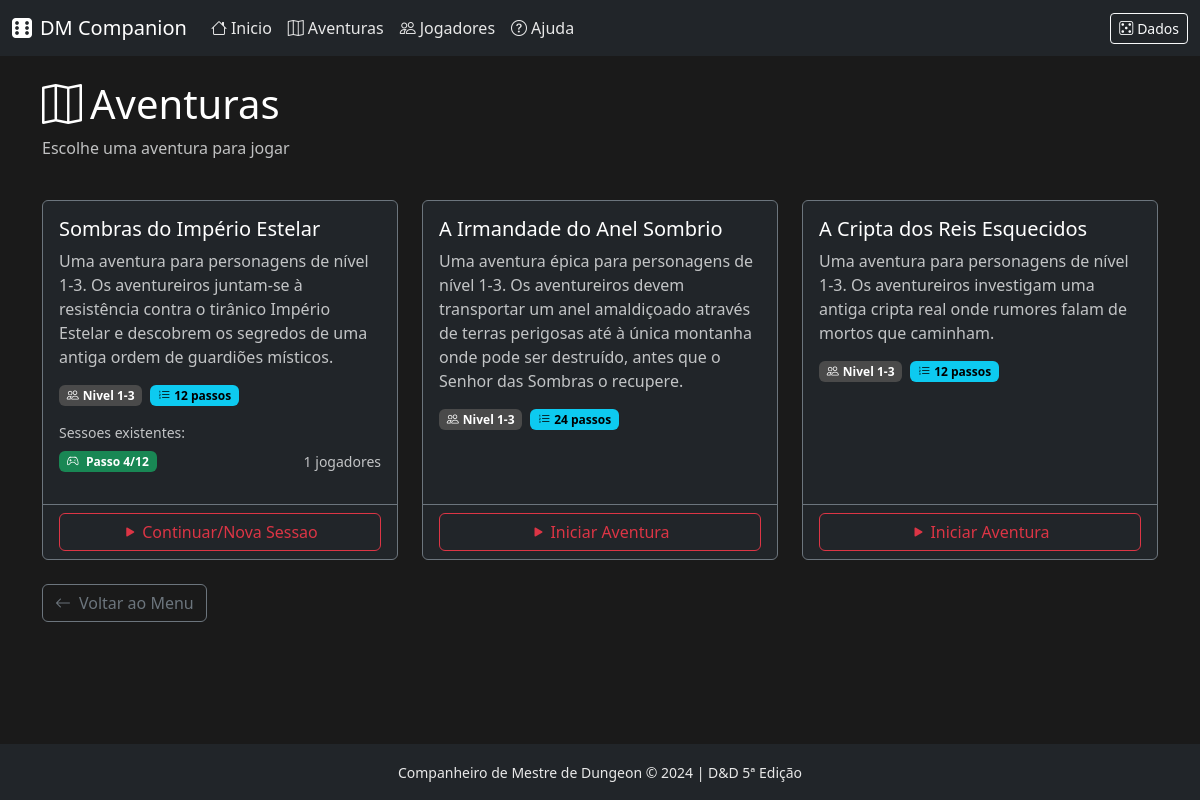
The page /aventura/ on the database its author committed.
### app/models/session.py (models this page shows, shortened)
class GameSession(db.Model):
    __tablename__ = 'game_sessions'
    id = db.Column(db.Integer, primary_key=True)
    nome = db.Column(db.String(200), nullable=False)
    quest_id = db.Column(db.String(100), nullable=True)  # Referencia ao JSON da aventura
    passo_atual = db.Column(db.Integer, default=1)
    estado = db.Column(db.String(50), default='activa')  # activa, pausada, terminada
    criado_em = db.Column(db.DateTime, default=datetime.utcnow)
    atualizado_em = db.Column(db.DateTime, default=datetime.utcnow, onupdate=datetime.utcnow)
    notas = db.Column(db.Text, default='')
    sessao_iniciada_em = db.Column(db.DateTime, nullable=True)
    sessao_pausada_em = db.Column(db.DateTime, nullable=True)
    tempo_total_segundos = db.Column(db.Integer, default=0)  # Tempo acumulado de jogo
    tempo_jogo_inicio = db.Column(db.String(50), default="08:00")  # HH:MM formato
    tempo_jogo_atual = db.Column(db.String(50), default="08:00")
    dia_jogo_atual = db.Column(db.Integer, default=1)
    turnos_exploracao_total = db.Column(db.Integer, default=0)  # Turnos de 10 minutos
    ultimo_descanso_curto = db.Column(db.DateTime, nullable=True)  # 1 hora
    ultimo_descanso_longo = db.Column(db.DateTime, nullable=True)  # 8 horas
    jogadores = db.relationship(
        'SessionPlayer',
        backref='sessao',
        lazy='dynamic',
        cascade='all, delete-orphan'
    )
    combate = db.relationship(
        'SessionCombat',
        backref='sessao',
        uselist=False,
        cascade='all, delete-orphan'
    )
    @classmethod
    def count_for_quest(cls, quest_id):
        return cls.query.filter_by(quest_id=quest_id).filter(
            cls.estado.in_(['activa', 'pausada'])
        ).count()
    @classmethod
    def get_for_quest(cls, quest_id):
        return cls.query.filter_by(quest_id=quest_id).order_by(
            cls.atualizado_em.desc()
        ).all()
    @classmethod
    def can_create_for_quest(cls, quest_id):
        return cls.count_for_quest(quest_id) < 3

### app/routes/quest.py (the view)
@quest_bp.route('/')
def list_quests():
    loader = QuestLoader()
    quests = loader.get_all_quests()
    quests_data = []
    for quest in quests:
        quest_info = {
            'quest': quest,
            'sessions': session_service.get_sessions_for_quest(quest.id),
            'session_count': session_service.count_sessions_for_quest(quest.id),
            'can_create': session_service.can_create_session_for_quest(quest.id)
        }
        quests_data.append(quest_info)
    return render_template('quest/list.html', quests_data=quests_data)

### app/services/quest_loader.py (called while the page is built)
    def _get_quests_folder(self) -> str:
        return current_app.config.get('QUESTS_FOLDER', 'app/data/quests')

    def get_all_quests(self) -> list:
        quests = []
        quests_folder = self._get_quests_folder()
        if not os.path.exists(quests_folder):
            return quests
        for filename in os.listdir(quests_folder):
            if filename.endswith('.json'):
                quest_id = filename[:-5]  # Remover .json
                quest = self.get_quest(quest_id)
                if quest:
                    quests.append(quest)
        return quests

    def get_quest(self, quest_id: str) -> Quest | None:
        if quest_id in self._quests_cache:
            return self._quests_cache[quest_id]
        quests_folder = self._get_quests_folder()
        filepath = os.path.join(quests_folder, f'{quest_id}.json')
        if not os.path.exists(filepath):
            return None
        with open(filepath, 'r', encoding='utf-8') as f:
            data = json.load(f)
        quest = self._parse_quest(quest_id, data)
        self._quests_cache[quest_id] = quest
        return quest

### app/services/session_service.py (called while the page is built)
    def get_sessions_for_quest(self, quest_id):
        return GameSession.get_for_quest(quest_id)

    def count_sessions_for_quest(self, quest_id):
        return GameSession.count_for_quest(quest_id)

    def can_create_session_for_quest(self, quest_id):
        return GameSession.can_create_for_quest(quest_id)

### app/templates/quest/list.html (shortened to what this page needs)
{% extends "base.html" %}
{% block content %}
<div class="container py-4">
    <div class="row mb-4">
        <div class="col">
            <h1><i class="bi bi-map me-2"></i>Aventuras</h1>
            <p class="text-light opacity-75">Escolhe uma aventura para jogar</p>
        </div>
    </div>
    {% if quests_data %}
        <div class="row g-4">
            {% for item in quests_data %}
            <div class="col-md-6 col-lg-4">
                <div class="card bg-dark border-secondary quest-card h-100">
                    <div class="card-body">
                        <h5 class="card-title">{{ item.quest.titulo }}</h5>
                        <p class="card-text text-light opacity-75">{{ item.quest.descricao }}</p>
                        <div class="d-flex gap-2 mb-3">
                            <span class="badge bg-secondary">
                                <i class="bi bi-people me-1"></i>Nivel {{ item.quest.nivel_min }}-{{ item.quest.nivel_max }}
                            </span>
                            <span class="badge bg-info">
                                <i class="bi bi-list-ol me-1"></i>{{ item.quest.passos|length }} passos
                            </span>
                        </div>
                        {% if item.sessions %}
                        <div class="mb-3">
                            <small class="text-light opacity-75 d-block mb-2">Sessoes existentes:</small>
                            {% for s in item.sessions[:2] %}
                            <div class="d-flex align-items-center justify-content-between mb-1">
                                <span class="session-badge badge bg-{{ 'success' if s.estado == 'activa' else 'warning' if s.estado == 'pausada' else 'secondary' }}">
                                    <i class="bi bi-controller me-1"></i>
                                    Passo {{ s.passo_atual }}/{{ item.quest.passos|length }}
                                </span>
                                <small class="text-light opacity-75">{{ s.jogadores.count() }} jogadores</small>
                            </div>
                            {% endfor %}
                        </div>
                        {% endif %}
                    </div>
                    <div class="card-footer bg-transparent border-secondary">
                        <a href="{{ url_for('quest.start_quest', quest_id=item.quest.id) }}" class="btn btn-outline-danger w-100">
                            {% if item.sessions %}
                                <i class="bi bi-play-fill me-1"></i>Continuar/Nova Sessao
                            {% else %}
                                <i class="bi bi-play-fill me-1"></i>Iniciar Aventura
                            {% endif %}
                        </a>
                    </div>
                </div>
            </div>
            {% endfor %}
        </div>
    {% else %}
        <div class="alert alert-info">
            <i class="bi bi-info-circle me-2"></i>
            Ainda nao ha aventuras disponiveis. As aventuras sao carregadas da pasta <code>app/data/quests/</code>.
        </div>
    {% endif %}
    <div class="mt-4">
        <a href="{{ url_for('main.index') }}" class="btn btn-outline-secondary">
            <i class="bi bi-arrow-left me-2"></i>Voltar ao Menu
        </a>
    </div>
</div>
{% endblock %}

### app/static/css/style.css (style rules this page uses)
:root { --dnd-red: #dc3545; --dnd-gold: #ffc107; --dnd-dark: #212529; --dnd-parchment: #fdf1dc; }
body { background-color: #1a1a1a; color: #f5f5f5; }
.card { background-color: #2a2a2a; border-color: #555; color: #f5f5f5; }
.card-body, .card-header, .card-footer { color: #f5f5f5; }
a { color: #7cb8ff; }
h1, h2, h3, h4, h5, h6 { color: #ffffff; }
p, li, span, small { color: #e8e8e8; }
.quest-card { transition: transform 0.2s ease, box-shadow 0.2s ease; }
.badge { font-weight: 600; }
.badge.bg-secondary { background-color: #4a4a4a !important; color: #ffffff !important; }
.badge.bg-info { background-color: #0dcaf0 !important; color: #000000 !important; }
.card .card-title { color: #ffffff; }
.card .card-text { color: #d0d0d0; }

### app/templates/quest/list.html (style rules this page uses)
.quest-card { transition: transform 0.2s, box-shadow 0.2s; }
.session-badge { font-size: 0.75rem; }

### rows shown on the page
GameSession: passo_atual "4", quest.passos|length "12", jogadores.count "1"

### other values the page prints
{{ item.quest.titulo }} "Sombras do Império Estelar" "A Irmandade do Anel Sombrio" "A Cripta dos Reis Esquecidos"
{{ item.quest.descricao }} "Uma aventura para personagens de nível 1-3. Os aventureiros juntam-se à resistência contra o tirânico Império Estelar e descobrem os segredos de uma antiga ordem de guardiões místicos." "Uma aventura para personagens de nível 1-3. Os aventureiros investigam uma antiga cripta real onde rumores falam de mortos que caminham."
{{ item.quest.nivel_min }} "1" "1" "1"
{{ item.quest.nivel_max }} "3" "3" "3"
{{ item.quest.passos|length }} "12" "24" "12"
